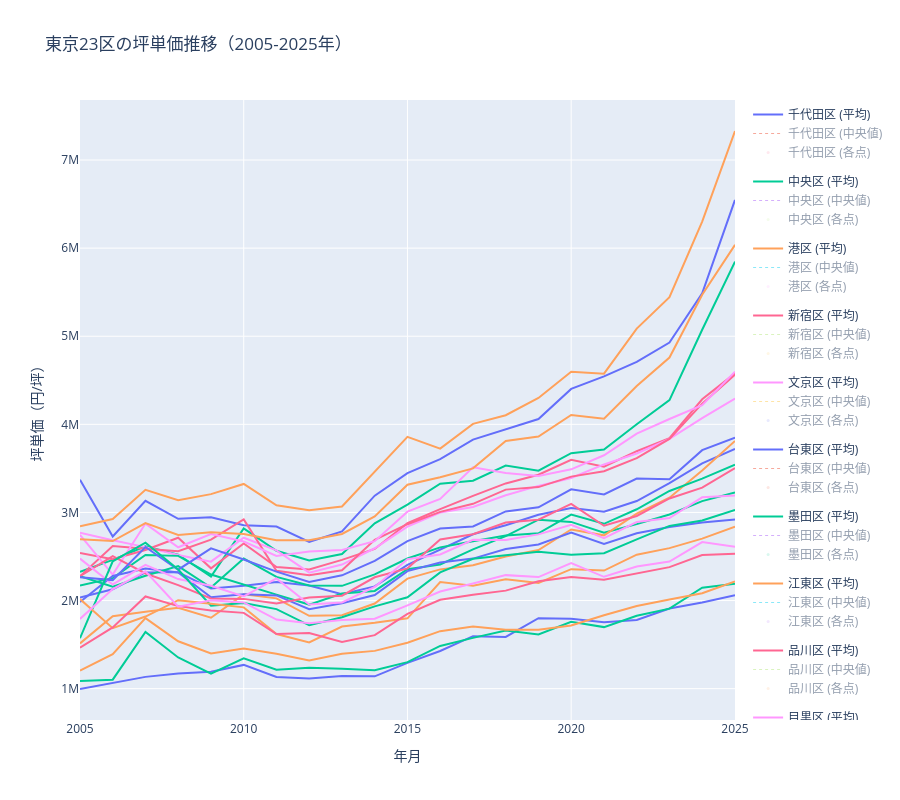

Source (notebook cell):
### Markdown cell above
## 4. 可視化: 23区ごとの坪単価推移（平均・中央値・散布図）

### Code cell
# Plotlyで可視化（全区を1つのグラフに）
fig = go.Figure()

# 各区ごとにトレースを追加
for ward in tokyo_23_wards:
    # 月次集約データ
    df_ward_monthly = df_monthly.filter(pl.col("Municipality") == ward)

    if len(df_ward_monthly) == 0:
        continue

    # 平均値の線
    fig.add_trace(
        go.Scatter(
            x=df_ward_monthly["transaction_date"].to_list(),
            y=df_ward_monthly["mean_price"].to_list(),
            mode="lines",
            name=f"{ward} (平均)",
            line=dict(width=2),
            legendgroup=ward,
        )
    )

    # 中央値の線
    fig.add_trace(
        go.Scatter(
            x=df_ward_monthly["transaction_date"].to_list(),
            y=df_ward_monthly["median_price"].to_list(),
            mode="lines",
            name=f"{ward} (中央値)",
            line=dict(width=1, dash="dot"),
            legendgroup=ward,
            visible="legendonly",  # デフォルトで非表示
        )
    )

# 各点の散布図（サンプリングして表示）
df_sample = df_tokyo.sample(n=min(10000, len(df_tokyo)), seed=42)  # 最大1万点まで

for ward in tokyo_23_wards:
    df_ward_points = df_sample.filter(pl.col("Municipality") == ward)

    if len(df_ward_points) == 0:
        continue

    fig.add_trace(
        go.Scatter(
            x=df_ward_points["transaction_date"].to_list(),
            y=df_ward_points["tsubo_price"].to_list(),
            mode="markers",
            name=f"{ward} (各点)",
            marker=dict(size=3, opacity=0.3),
            legendgroup=ward,
            visible="legendonly",  # デフォルトで非表示
        )
    )

# レイアウト設定
fig.update_layout(
    title="東京23区の坪単価推移（2005-2025年）",
    xaxis_title="年月",
    yaxis_title="坪単価（円/坪）",
    height=800,
    hovermode="x unified",
    legend=dict(orientation="v", yanchor="top", y=1, xanchor="left", x=1.02),
)

fig.show()
